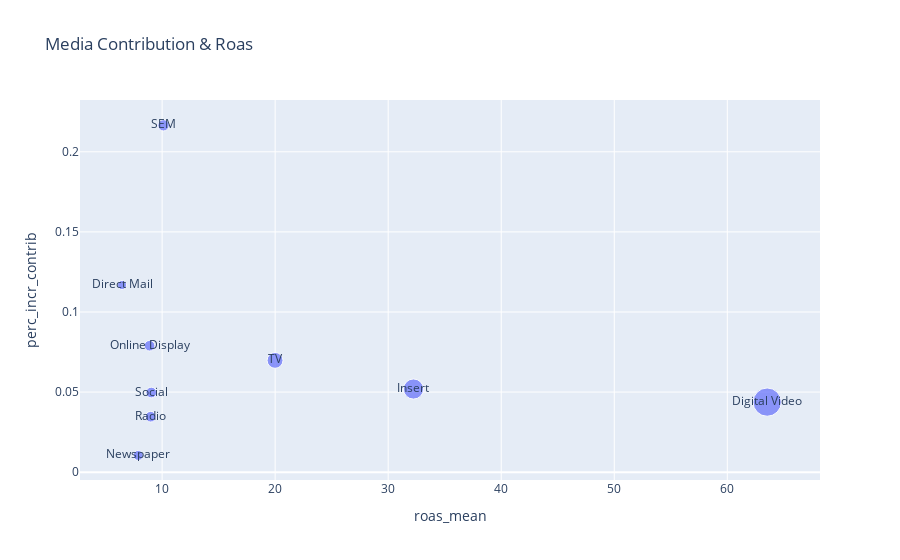

The code cell stored with this chart in its notebook:
### Code cell
temp_df = df.dropna(how='any').drop('Digital Audio')

px.scatter(data_frame=temp_df, text=temp_df.index,
           size='roas_mean',
           y='perc_incr_contrib',  x='roas_mean',
           title='Media Contribution & Roas',
           )

### Figure 1 — Plotly figure (JSON) as saved in the notebook; plotly's stock layout.template omitted (floating-point values rounded to 4 significant figures)
{"data": [{"hovertemplate": "roas_mean=%{marker.size}<br>perc_incr_contrib=%{y}<br>index=%{text}<extra></extra>", "legendgroup": "", "marker": {"color": "#636efa", "size": [8.988, 6.455, 32.24, 7.891, 8.891, 10.12, 9.042, 63.53, 19.99], "sizemode": "area", "sizeref": 0.1588, "symbol": "circle"}, "mode": "markers+text", "name": "", "orientation": "v", "showlegend": false, "text": ["Radio", "Direct Mail", "Insert", "Newspaper", "Online Display", "SEM", "Social", "Digital Video", "TV"], "type": "scatter", "x": [8.988, 6.455, 32.24, 7.891, 8.891, 10.12, 9.042, 63.53, 19.99], "xaxis": "x", "y": [0.03461, 0.1168, 0.05189, 0.01044, 0.07892, 0.2165, 0.04971, 0.04372, 0.06978], "yaxis": "y"}], "layout": {"legend": {"itemsizing": "constant", "tracegroupgap": 0}, "title": {"text": "Media Contribution & Roas"}, "xaxis": {"anchor": "y", "domain": [0, 1], "title": {"text": "roas_mean"}}, "yaxis": {"anchor": "x", "domain": [0, 1], "title": {"text": "perc_incr_contrib"}}}}
